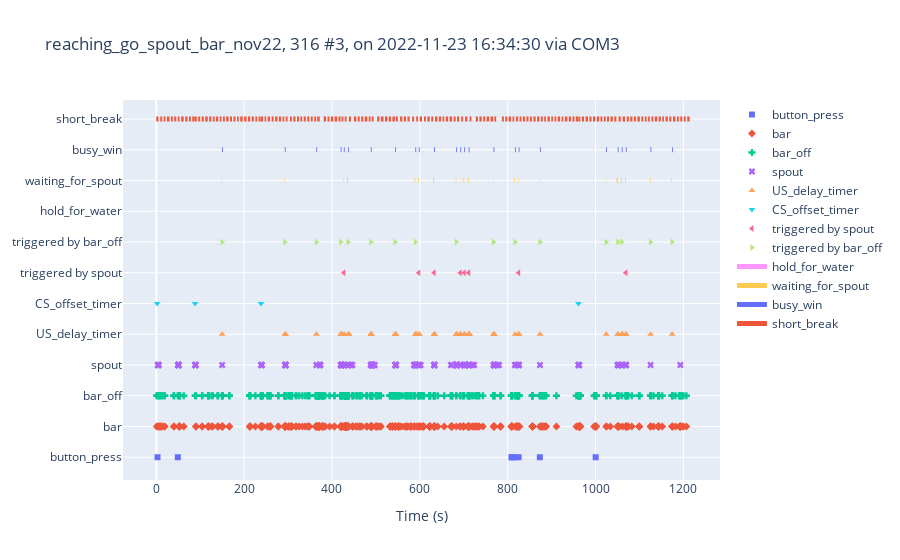
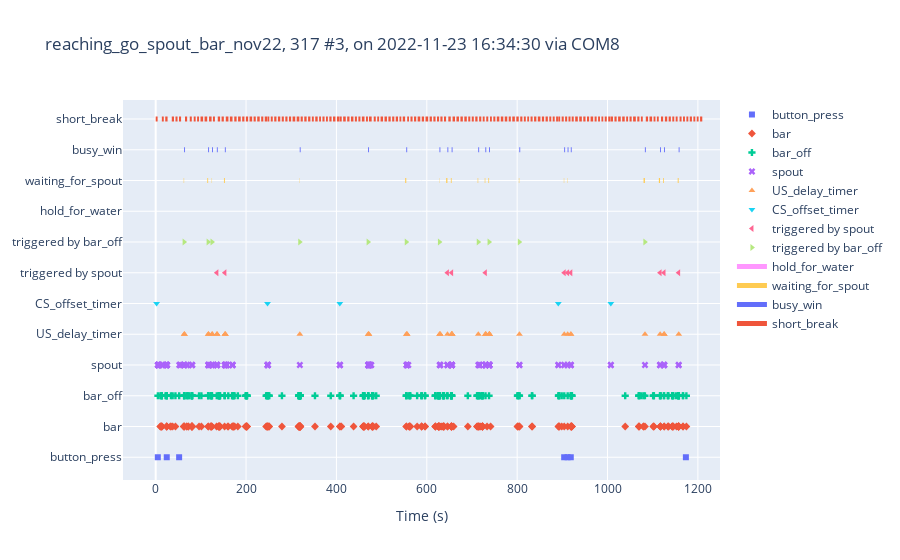
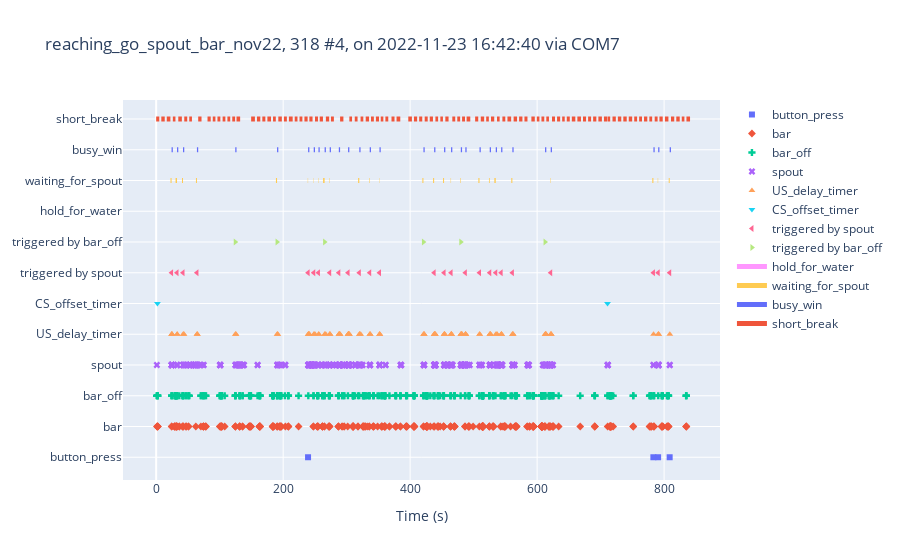
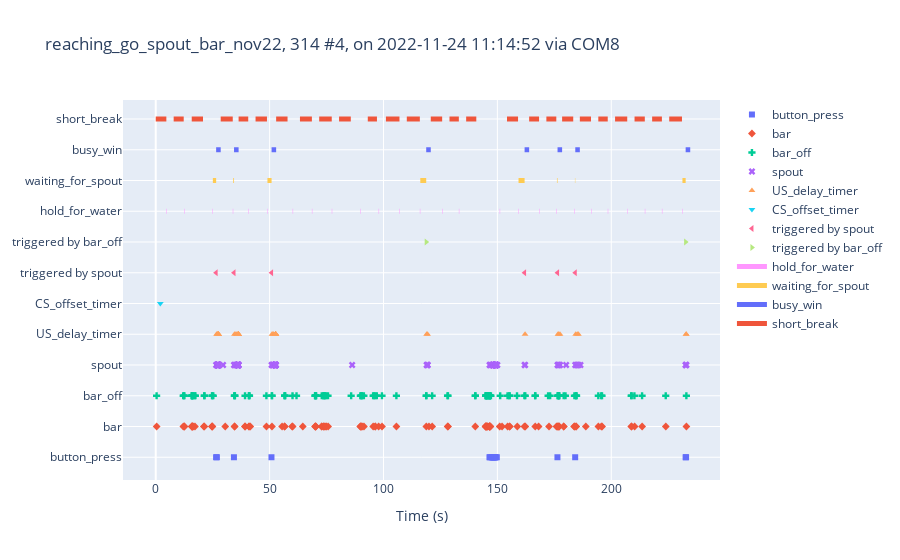

Write notebook code for charts like these, in order.
### Markdown cell above
#TODO JC314L-2022-11-24-111452_reaching_go_spout_bar_nov22.smrx is broken without error

### Code cell
keys = [
        'button_press', 'bar', 'bar_off', 'spout', 'US_delay_timer', 'CS_offset_timer']
state_def = [{'name': 'hold_for_water', 'onset': 'hold_for_water', 'offset': 'waiting_for_spout'},
                     {'name': 'waiting_for_spout', 'onset': 'waiting_for_spout',
                     'offset': 'busy_win'},
                     {'name': 'busy_win', 'onset': 'busy_win',
                         'offset': 'short_break'},
                     {'name': 'short_break', 'onset': 'short_break', 'offset': 'waiting_for_bar'}]
summary_df = pd.DataFrame()

for ss in exp_cohort.sessions:
    smrxname = re.sub('\.txt', f'_{ss.task_name}.smrx', ss.file_name)
    print(smrxname)


    bw = ss.times['busy_win']
    sp = ss.times['spout']

    x_spout = [this_bw for this_bw in bw for spouts in sp if (
        spouts < this_bw) and (this_bw - spouts < 100)]

    x_bar = [this_bw for this_bw in bw if not any(
        [(spouts < this_bw) and (this_bw - spouts < 100) for spouts in sp])]
        
    event_ms = [{
        'name': 'triggered by spout',
        'time_ms': x_spout
    },
        {
            'name': 'triggered by bar_off',
            'time_ms': x_bar
    }
    ]

    if re.search('11\-23',ss.file_name): #adapt to a bug 
        state_def[-1]['offset'] = 'wating_for_bar'
    else:
        state_def[-1]['offset'] = 'waiting_for_bar'


    ss.plot_session(
        keys, state_def, export_son=True, event_ms=event_ms, son_filename= smrxname)

    summary_df = summary_df.append({
        'file':ss.file_name,
        'task':ss.task_name,
        'triggered_by_spout': len(x_spout),
        'triggered_by_bar_off': len(x_bar),
        'reaching_trials': len(bw),
        'trials': len(ss.times['hold_for_water'])},
        ignore_index=True)
